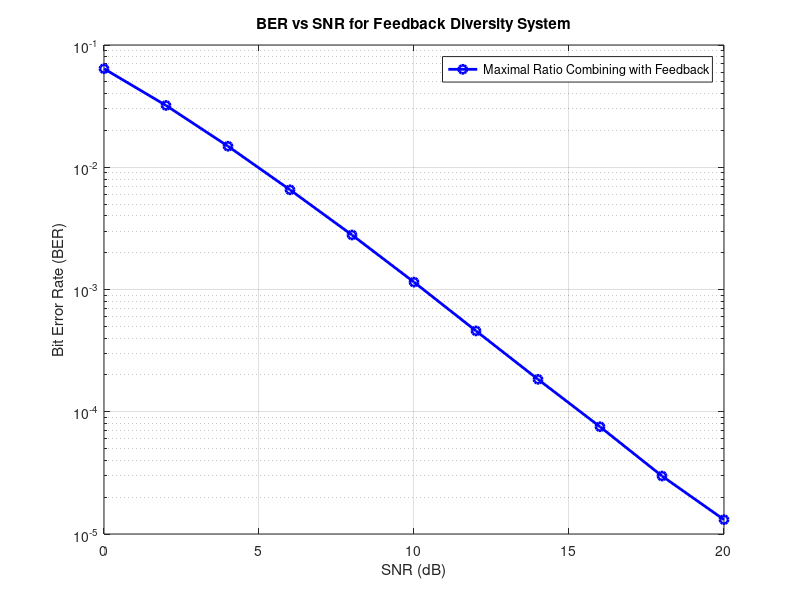

MATLAB code for this plot:
% Parameters
numBits = 1e7; % Number of bits to transmit
SNRdB = 0:2:20; % SNR range in dB
numDiversityBranches = 2; % Number of diversity branches

% Generate random bits
dataBits = randi([0 1], numBits, 1);

% BPSK Modulation
txSymbols = 2*dataBits - 1; % BPSK symbols: 0 -> -1, 1 -> 1

% Rayleigh Fading Channel
h = (randn(numBits, numDiversityBranches) + 1i*randn(numBits, numDiversityBranches)) / sqrt(2);

% Add AWGN Noise
noise = (randn(numBits, numDiversityBranches) + 1i*randn(numBits, numDiversityBranches)) / sqrt(2);

% Initialize BER array
BER = zeros(length(SNRdB), 1);

for idx = 1:length(SNRdB)

    SNR = 10^(SNRdB(idx)/10); % Convert SNR from dB to linear scale

    % Channel and noise scaling based on SNR
    rxSymbols = h .* repmat(txSymbols, 1, numDiversityBranches) + (1/sqrt(SNR)) * noise;

    % Calculate the combined SNR for MRC
    combinedSNR = sum(abs(h).^2, 2) * SNR;

    % Feedback power adjustment
    adjustedTxSymbols = txSymbols .* sqrt(combinedSNR);

    % Recompute received symbols
    rxSymbols = h .* repmat(adjustedTxSymbols, 1, numDiversityBranches) + (1/sqrt(SNR)) * noise;

    % Maximal Ratio Combining
    combinedSymbols = sum(conj(h) .* rxSymbols, 2) ./ sum(abs(h).^2, 2);

    % Decision
    rxBits = real(combinedSymbols) > 0;

    % BER calculation
    BER(idx) = sum(rxBits ~= dataBits) / numBits;

end

% Plot BER vs SNR
figure
semilogy(SNRdB, BER, 'b-o','LineWidth',2)
grid on
xlabel('SNR (dB)')
ylabel('Bit Error Rate (BER)')
title('BER vs SNR for Feedback Diversity System')
legend('Maximal Ratio Combining with Feedback')
